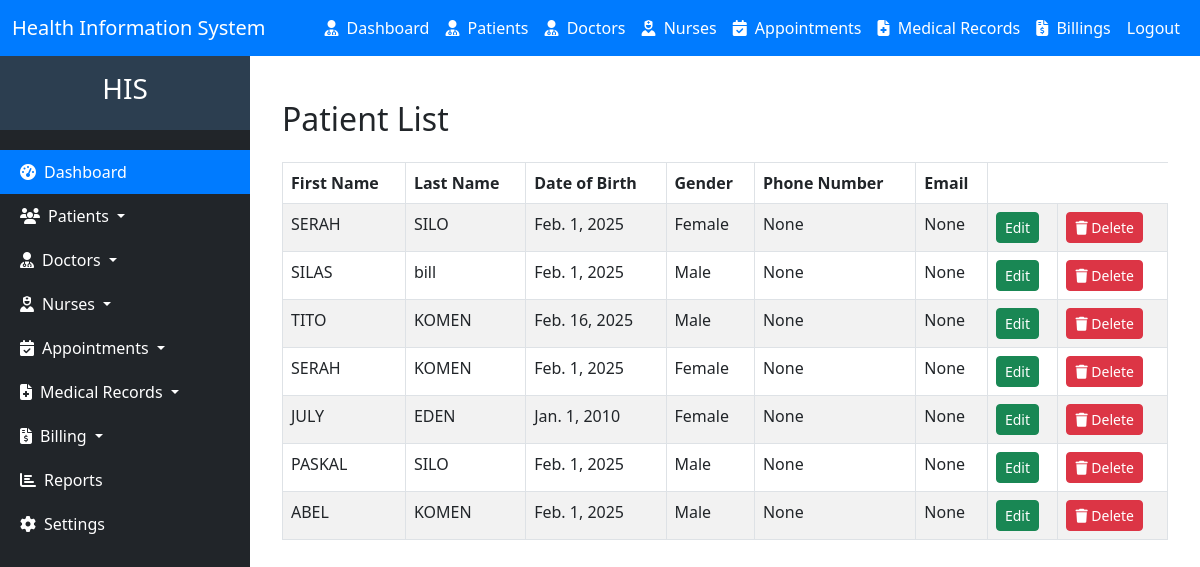
/patient/list (signed in), run on the app's committed database.
### hms/models.py (models this page shows, shortened)
class Patient(models.Model):
    national_id = models.CharField(max_length=20, unique=True, blank=True, null=True, validators=[RegexValidator(r'^\d{1,10}$', message='Only digits are allowed')])
    first_name = models.CharField(max_length=50)
    last_name = models.CharField(max_length=50)
    date_of_birth = models.DateField()
    GENDER_CHOICES = [
        ('M', 'Male'),
        ('F', 'Female'),
    ]
    gender = models.CharField(max_length=1, choices=GENDER_CHOICES)
    phone_number = models.CharField(max_length=15, blank=True, null=True, validators=[RegexValidator(regex='^\+?1?\d{9,15}$', message='Phone number must be in the format: +254712345678.')])
    email = models.EmailField(max_length=50, blank=True, null=True)
    address = models.CharField(max_length=100, blank=True, null=True)
    blood_group = models.CharField(
        max_length=3,
        blank=True,
        null=True,
        choices=[
            ('A+', 'A+'),
            ('A-', 'A-'),
            ('B+', 'B+'),
            ('B-', 'B-'),
            ('AB+', 'AB+'),
            ('AB-', 'AB-'),
            ('O+', 'O+'),
            ('O-', 'O-'),
        ]
    )
    medical_history = models.TextField(blank=True, null=True)
    emergency_contact_name = models.CharField(max_length=100, blank=True, null=True)
    emergency_contact_phone = models.CharField(
        max_length=15,
        blank=True,
        null=True,
        validators=[RegexValidator(regex='^\+?1?\d{9,15}$', message='Phone number must be in the format: +254712345678.')]
    )
    created_at = models.DateTimeField(auto_now_add=True)
    updated_at = models.DateTimeField(auto_now=True)

### hms/views.py (the view)
# urls.py: path("patient/list", views.patient_list, name="patient_list"),
@login_required
def patient_list(request):
    patients = Patient.objects.all()
    return render(request, 'patient_list.html', {'patients': patients})

### hms/templates/patient_list.html (shortened to what this page needs)
{% extends 'base.html'%}
{% block content %}
<div class="container mt-4">
    <h2 class="mb-4">Patient List</h2>
    <table class="table table-striped table-bordered">
        <thead class="thead-dark">
            <tr>
                <th>First Name</th>
                <th>Last Name</th>
                <th>Date of Birth</th>
                <th>Gender</th>
                <th>Phone Number</th>
                <th>Email</th>
            </tr>
        </thead>
        <tbody>
            {% for patient in patients %}
            <tr>
                <td>{{ patient.first_name }}</td>
                <td>{{ patient.last_name }}</td>
                <td>{{ patient.date_of_birth }}</td>
                <td>{{ patient.get_gender_display }}</td>
                <td>{{ patient.phone_number }}</td>
                <td>{{ patient.email }}</td>
                <td><a href="{% url 'patient_update' patient.id %}" class="btn btn-success btn-sm">Edit</a></td>
                <td>  <form action="{% url 'delete_patient' patient.id %}" method="post" style="display: inline;">
                    <button type="submit" class="btn btn-danger btn-sm" onclick="return confirm('Are you sure you want to delete this patient?');">
                        <i class="fas fa-trash"></i> Delete
                    </button>
                </form>
            </td>
        </tr>
            {% endfor %}
        </tbody>
    </table>
</div>
{% endblock %}

### data on the page
Patient: first_name "SERAH", last_name "SILO", date_of_birth "Feb. 1, 2025", gender "Female", phone_number "None", email "None"
Patient: first_name "SILAS", last_name "bill", date_of_birth "Feb. 1, 2025", gender "Male", phone_number "None", email "None"
Patient: first_name "TITO", last_name "KOMEN", date_of_birth "Feb. 16, 2025", gender "Male", phone_number "None", email "None"
Patient: first_name "SERAH", last_name "KOMEN", date_of_birth "Feb. 1, 2025", gender "Female", phone_number "None", email "None"
Patient: first_name "JULY", last_name "EDEN", date_of_birth "Jan. 1, 2010", gender "Female", phone_number "None", email "None"
Patient: first_name "PASKAL", last_name "SILO", date_of_birth "Feb. 1, 2025", gender "Male", phone_number "None", email "None"
Patient: first_name "ABEL", last_name "KOMEN", date_of_birth "Feb. 1, 2025", gender "Male", phone_number "None", email "None"
